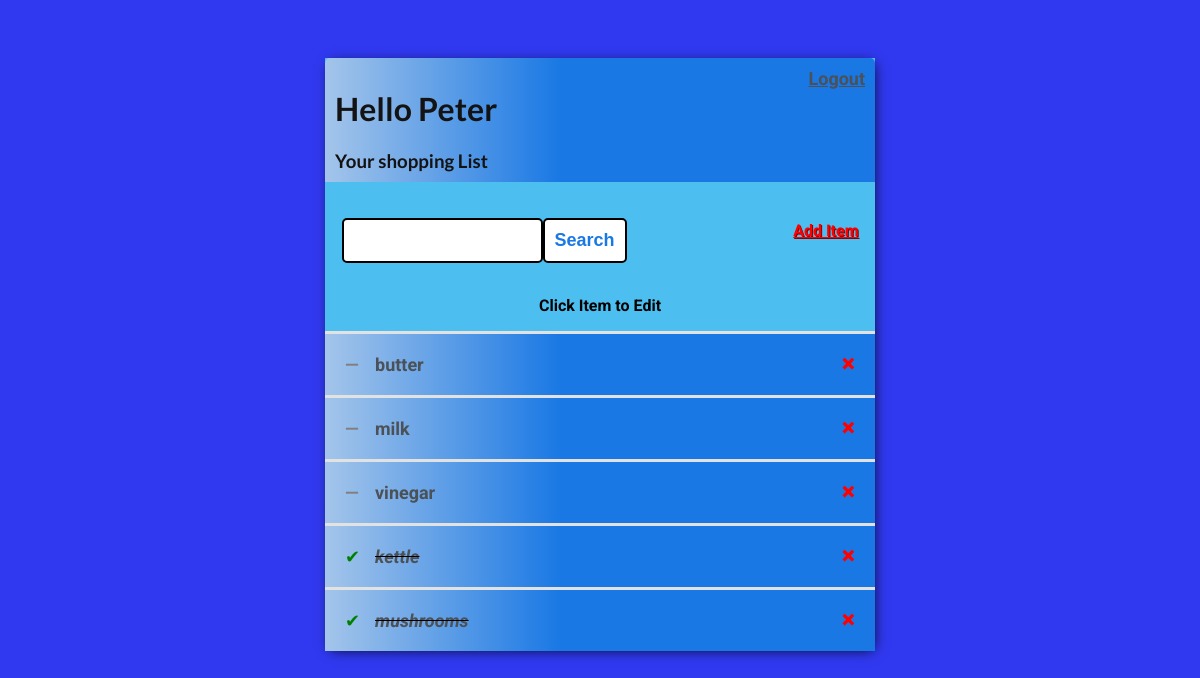
Screenshot of / (signed in) with the database file from the repository.
### shop_app/models.py (models this page shows)
class Task(models.Model):
    user = models.ForeignKey(User, on_delete=models.CASCADE, null=True,
                             blank=True)
    title = models.CharField(max_length=100)
    description = models.TextField(null=True, blank=True)
    complete = models.BooleanField(default=False)
    created = models.DateTimeField(auto_now_add=True)
    def __str__(self):
        return self.title
    class Meta:
        ordering = ['complete']

### shop_app/views.py (the view)
# urls.py: path('', TaskList.as_view(), name='tasks'),
class TaskList(LoginRequiredMixin, ListView):
    model = Task
    context_object_name = 'tasks'
    def get_context_data(self, **kwargs):
        context = super().get_context_data(**kwargs)
        context['tasks'] = context['tasks'].filter(user=self.request.user)
        search_input = self.request.GET.get('Search-field') or ''
        if search_input:
            context['tasks'] = context['tasks'].filter(
                title__istartswith=search_input)
        context['search_input'] = search_input
        return context

### shop_app/templates/shop_app/task_list.html
{% extends 'shop_app/main.html' %}
{% block content %}
<div class="header-bar">
    <div>
        <h1>Hello {{request.user|title}}</h1>
        <h3 style="margin:0">Your shopping List</h3>
    </div>
{% if request.user.is_authenticated %}
<a style="font-size: large" href="{% url 'logout' %}">Logout</a>
{% else %}
<a style="font-size: large" href="{% url 'login' %}">Login</a>
{% endif %}
</div>
<div id="search-add-wrapper">
    <form method="GET" style="margin-top: 20px; display:flex">
        <input type="text" name='Search-field' value="{{search_input}}">
        <input class="button" type="submit" value='Search'>
    </form>
    <a id="add-link" href="{% url 'create-item' %}"> Add Item </a>
</div>
<p style="text-align:center; font-weight: bold; color: black"; >Click Item to Edit</p>
<div class="shop-items-wrapper">
    {% for task in tasks %}
        <div class="item-wrapper">
            {% if task.complete %}
            <div class="item-title">
                <div class="item-complete-icon">&#10004;</div>
                <i><s><a href="{% url 'edit-item' task.id %}">{{task}}</a></s></i>
            </div>
            <a title="Remove Item" class="remove-item" href="{% url 'remove-item' task.id %}">&#215;</a>
            {% else %}
            <div class="item-title">
                <div class="item-incomplete-icon">&#8212;</div>
                <a href="{% url 'edit-item' task.id %}">{{task}}</a>
            </div>
            <a title="Remove Item" class="remove-item" href="{% url 'remove-item' task.id %}">&#215;</a>
            {% endif %}
        </div>
        {% empty %}
        <h3>No more items in Shopping List</h3>
        {% endfor %}
</div>
{% endblock content %}

### shop_app/templates/shop_app/main.html (style rules this page uses)
body { background-color: rgb(48, 57, 240); font-family: 'Roboto', sans-serif; padding-top: 50px; }
h1, h2, h3, h4, h5, h6 { font-family: 'Lato', sans-serif; }
a, p { color: #4b5156; font-weight: bolder; }
.header-bar { display:flex; justify-content: space-between; color:#141313; padding: 10px; border-radius: 5px 5px 0 0; background: linear-gradient(90deg, #a4c5ea 0%, #1978e4 43%, #1978e4 100%); }
.item-wrapper { display: flex; align-items: center; justify-content: space-between; padding: 20px; background: linear-gradient(90deg, #a4c5ea 0%, #1978e4 43%, #1978e4 100%); border-top: 3px solid rgb(226, 226, 226); }
.item-title { display: flex; font-size: large; }
.item-title a { text-decoration: none; color: #4b5156; margin-left: 10px; }
.item-complete-icon { height: 20px; width: 20px; color: green; }
.item-incomplete-icon { height: 20px; width: 20px; color: grey; font-weight: bold; }
.remove-item { text-decoration: none; font-weight: 900; color: red; font-size: 25px; line-height: 0; }
#search-add-wrapper { display: flex; justify-content: space-between; align-items: center; padding: 3%; }
#add-link { color: red; text-decoration: none; font-weight: bold; text-shadow: 1px 1px darkred; text-decoration-line: underline; }
input[type=text], input[type=password], textarea { border: 2px solid black; border-radius: 5px; padding: 10px; width: 90%; }
.button { border: 2px solid black; background-color: white; color: #1978e4; padding: 10px; font-size: 14px; border-radius: 5px; cursor: pointer; text-decoration: none; font-weight: bolder; font-size: large; }

### rows the page displays
Task: title "butter"
Task: title "milk"
Task: title "vinegar"
Task: title "kettle"
Task: title "mushrooms"

### other values shown
{{ request.user|title }} "Peter"
